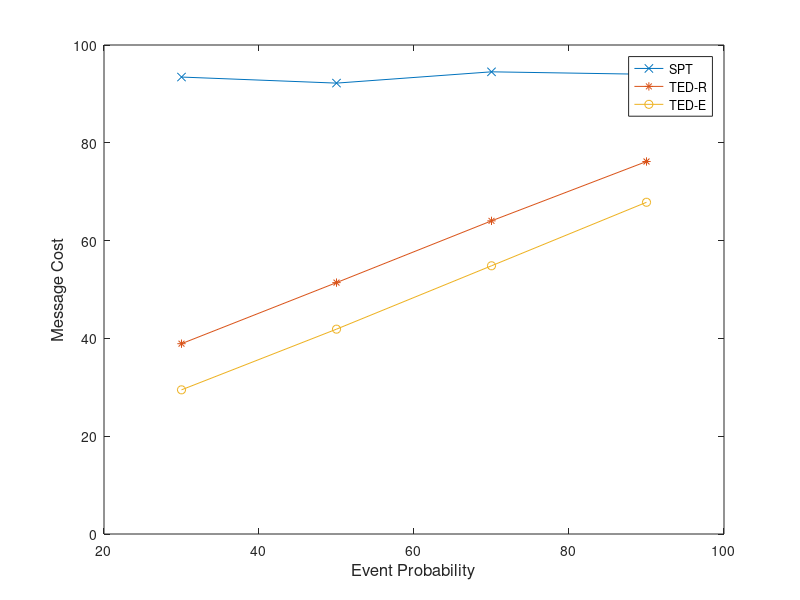

Reproduce this figure in MATLAB.
x=[30 50 70 90]
y=[93.446 92.206 94.516 94.011]
y1=[38.919 51.409 64.039 76.175]
y2=[29.482 41.891 54.85 67.841]
plot(x, y, '-x', x, y1, '-*', x, y2, '-o')
axis([20 100 0 100])
xlabel('Event Probability', 'fontsize',12)
ylabel('Message Cost','fontsize',12)
legend('SPT', 'TED-R', 'TED-E')
%set(h, 'Box', 'on')
